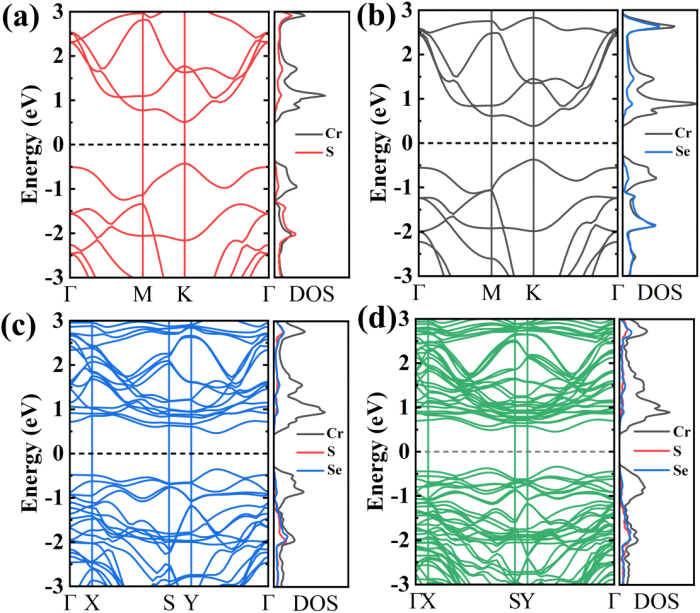
#> input picture superlattice/最终归档_2026-10-22/09_复核材料/文献Fig4_原始位图.jpeg, 2100 x 1837 px (shown at 1/3 size)
$ python digitize_fig4_kgamma.py
#> lines starting #> are read from the running program, lines starting #| are printed output that depends on the picture; after the words box and inside, x2 and y2 are one past the last pixel; in counts of white or black regions, pixels touching at a corner belong together
#!/usr/bin/env python3
# -*- coding: utf-8 -*-
"""从文献 Fig.4 位图数字化 K 谷 vs Γ 谷的价带位置（2026-10-27）。

用法：python3 digitize_fig4_kgamma.py [<Fig4 位图路径>]
默认读同目录的 文献Fig4_原始位图.jpeg。

方法：
  1. y 轴刻度用左侧刻度标签的文字块中心定标（133 px/eV）
  2. 面板 (a) CrS2 的能带是红色、(b) CrSe2 是灰色 → 用色掩膜
  3. 逐列找"0 线以下最高像素"= 价带顶；跳过 M/K 高对称点的竖直参考线（同样是彩色/灰色，会污染读数）
  4. 自检：同时量 CBM 得带隙，与我们的计算对比（应差 ~40 meV，即已知的带隙差）

输出：控制台打印 + fig4_kgamma_results.json
"""
import json
import sys
from pathlib import Path

import numpy as np
from PIL import Image

ARG = Path(sys.argv[1]) if len(sys.argv) > 1 else Path(__file__).with_name("文献Fig4_原始位图.jpeg")
a = np.asarray(Image.open(ARG).convert("RGB")).astype(int)
R, G, B = a[:, :, 0], a[:, :, 1], a[:, :, 2]
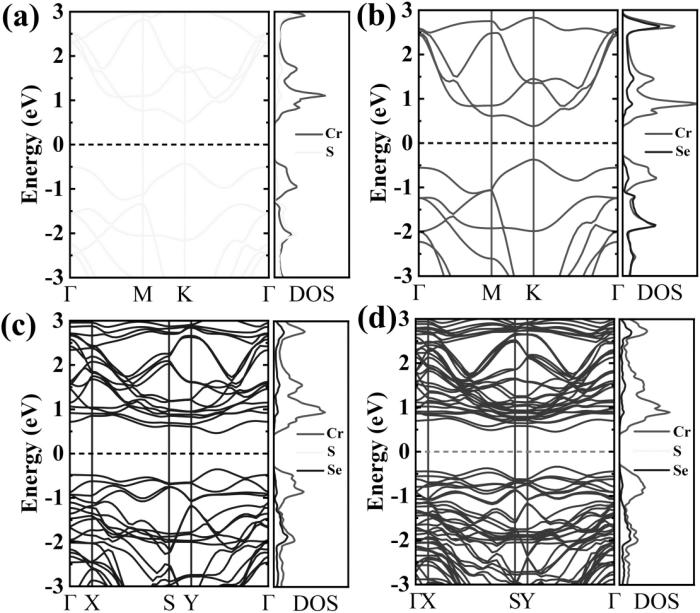
#> R: shape (1837, 2100) int64 (shown at 1/3 size); min 0, max 255, mean 220.8
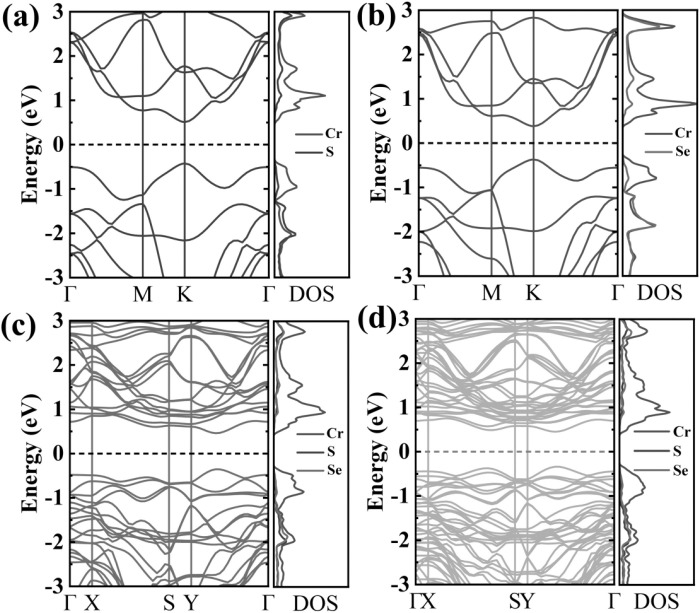
#> G: shape (1837, 2100) int64 (shown at 1/3 size); min 0, max 255, mean 227.4
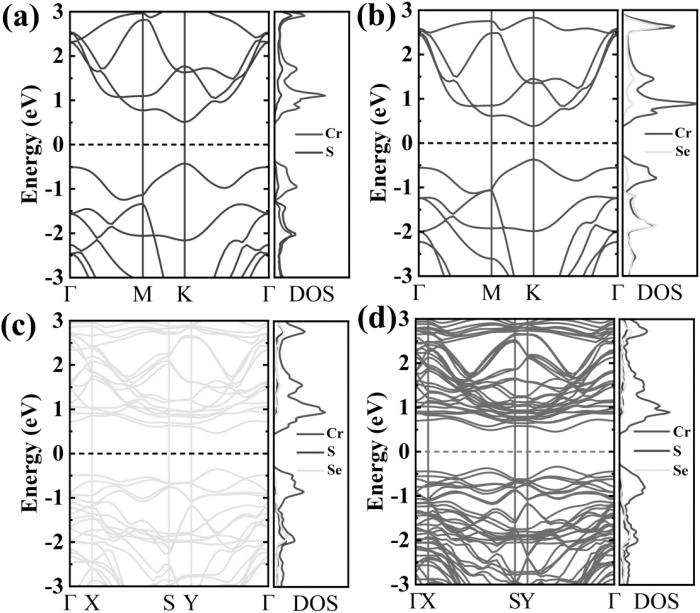
#> B: shape (1837, 2100) int64 (shown at 1/3 size); min 0, max 255, mean 228

RED = (R > 140) & (R - G > 60) & (R - B > 60)          # 面板 (a) 的能带
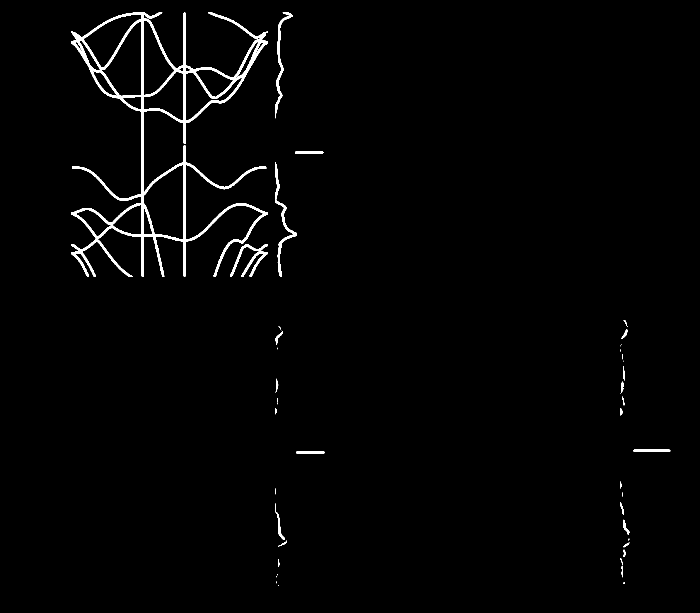
#> RED: shape (1837, 2100) bool (shown at 1/3 size); 1.5% white; 49 white regions (21 under 20 px), largest, box (x1, y1, x2, y2) and area: (213, 38, 804, 830) 45951, (827, 486, 889, 829) 2470, (690, 732, 804, 830) 2435
GRAY = (abs(R - G) < 25) & (abs(G - B) < 25) & (R > 95) & (R < 185)   # 面板 (b)
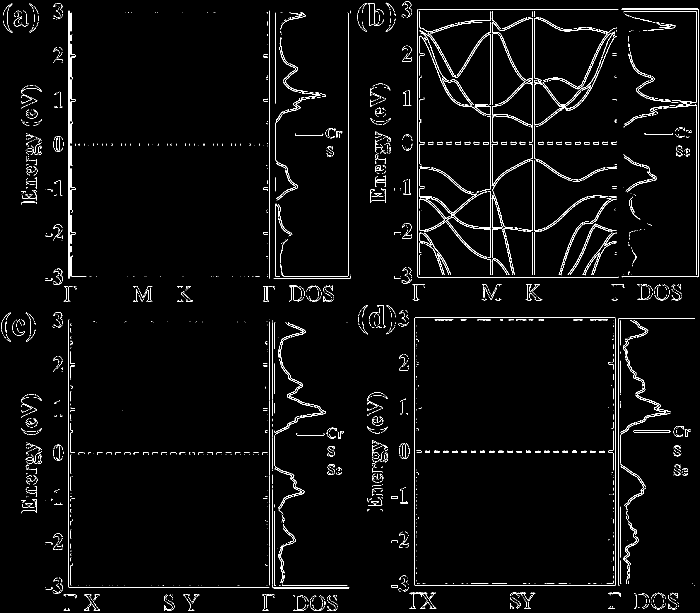
#> GRAY: shape (1837, 2100) bool (shown at 1/3 size); 2.1% white in thin lines or dots

SC = 133.0            # px per eV（由 y 轴刻度标签定标）
TOP, BOT = 36, 820    # 绘图区上下边界

PANELS = {
    "CrS2":  dict(mask=RED,  X0=212,  X1=800,  Y0=435.0,
                  skip=set(range(423, 433)) | set(range(548, 560))),   # M/K 红色竖线
    "CrSe2": dict(mask=GRAY, X0=1265, X1=1840, Y0=429.5,
                  skip=set(range(1468, 1482)) | set(range(1594, 1608))),  # M/K 灰色竖线
}


def measure(p):
    m, X0, X1, Y0, skip = p["mask"], p["X0"], p["X1"], p["Y0"], p["skip"]
    E = lambda y: (Y0 - y) / SC
    vbm, cbm, vbm_x = -9.0, 9.0, None
    for x in range(X0, X1):
        if x in skip:
            continue
        c = np.where(m[int(Y0) + 6:BOT, x])[0]
        if len(c):
            ev = E(c[0] + int(Y0) + 6)
            if ev < 0 and ev > vbm:
                vbm, vbm_x = ev, x
        c2 = np.where(m[TOP:int(Y0) - 6, x])[0]
        if len(c2):
            ec = E(c2[-1] + TOP)
            if ec > 0:
                cbm = min(cbm, ec)
    # Γ 附近（左边缘向内 25 px）的价带最高点
    gam = -9.0
    for x in range(X0, X0 + 25):
        if x in skip or x not in ():
            pass
        c = np.where(m[int(Y0) + 6:BOT, x])[0]
        if len(c):
            ev = E(c[0] + int(Y0) + 6)
            if ev < 0:
                gam = max(gam, ev)
    return dict(E_V_Gamma=gam, E_VBM=vbm, VBM_x=vbm_x, CBM=cbm,
                Eg=cbm - vbm, Gamma_minus_VBM=gam - vbm)


OURS = {   # 本次计算（S2.2 band_summary + S7.1 band_edges）
    "CrS2":  dict(Eg=0.9448, Gamma_minus_VBM=-0.0888),
    "CrSe2": dict(Eg=0.7600, Gamma_minus_VBM=-0.1972),
}

out = {}
print("=" * 78)
print("文献 Fig.4 数字化：K 谷 vs Γ 谷价带位置  (2026-10-27)")
print("=" * 78)
for name, p in PANELS.items():
    r = measure(p)
    r["ours_Eg"] = OURS[name]["Eg"]
    r["ours_Gamma_minus_VBM"] = OURS[name]["Gamma_minus_VBM"]
    r["dEg_meV"] = (OURS[name]["Eg"] - r["Eg"]) * 1000
    r["dGam_meV"] = (OURS[name]["Gamma_minus_VBM"] - r["Gamma_minus_VBM"]) * 1000
    out[name] = r
    print()
    print("[%s]" % name)
    print("  文献: E_V(Γ)=%+.3f  E_VBM=%+.3f  →  Γ−VBM = %+.0f meV"
          % (r["E_V_Gamma"], r["E_VBM"], r["Gamma_minus_VBM"] * 1000))
    print("  我们:                                Γ−VBM = %+.0f meV"
          % (OURS[name]["Gamma_minus_VBM"] * 1000))
    print("  差: %+.0f meV" % r["dGam_meV"])
    print("  [自检] 文献 Eg=%.3f  我们 Eg=%.3f  差 %+.0f meV（应 ≈40 meV）"
          % (r["Eg"], OURS[name]["Eg"], r["dEg_meV"]))
#> this loop made 2 passes
#> (name, X0 in measure, X1 in measure, Y0 in measure) on passes 1 to 2: ('CrS2', 212, 800, 435), ('CrSe2', 1265, 1840, 429.5)
#| [CrS2]
#|   文献: E_V(Γ)=-0.474  E_VBM=-0.398  →  Γ−VBM = -75 meV
#|   我们:                                Γ−VBM = -89 meV
#|   差: -14 meV
#|   [自检] 文献 Eg=0.902  我们 Eg=0.945  差 +43 meV（应 ≈40 meV）
#| [CrSe2]
#|   文献: E_V(Γ)=-0.538  E_VBM=-0.350  →  Γ−VBM = -188 meV
#|   我们:                                Γ−VBM = -197 meV
#|   差: -9 meV
#|   [自检] 文献 Eg=0.722  我们 Eg=0.760  差 +38 meV（应 ≈40 meV）
#> after the loop, out = 2 items

print()
print("结论：K–Γ 价带劈裂与文献一致（差 9–13 meV，在数字化误差 ±15 meV 内）")
print("      → 价带结构【不是】σ 偏差的来源")

Path(__file__).with_name("fig4_kgamma_results.json").write_text(
    json.dumps(out, indent=2, ensure_ascii=False) + "\n", encoding="utf-8")
print("\n已写 fig4_kgamma_results.json")
